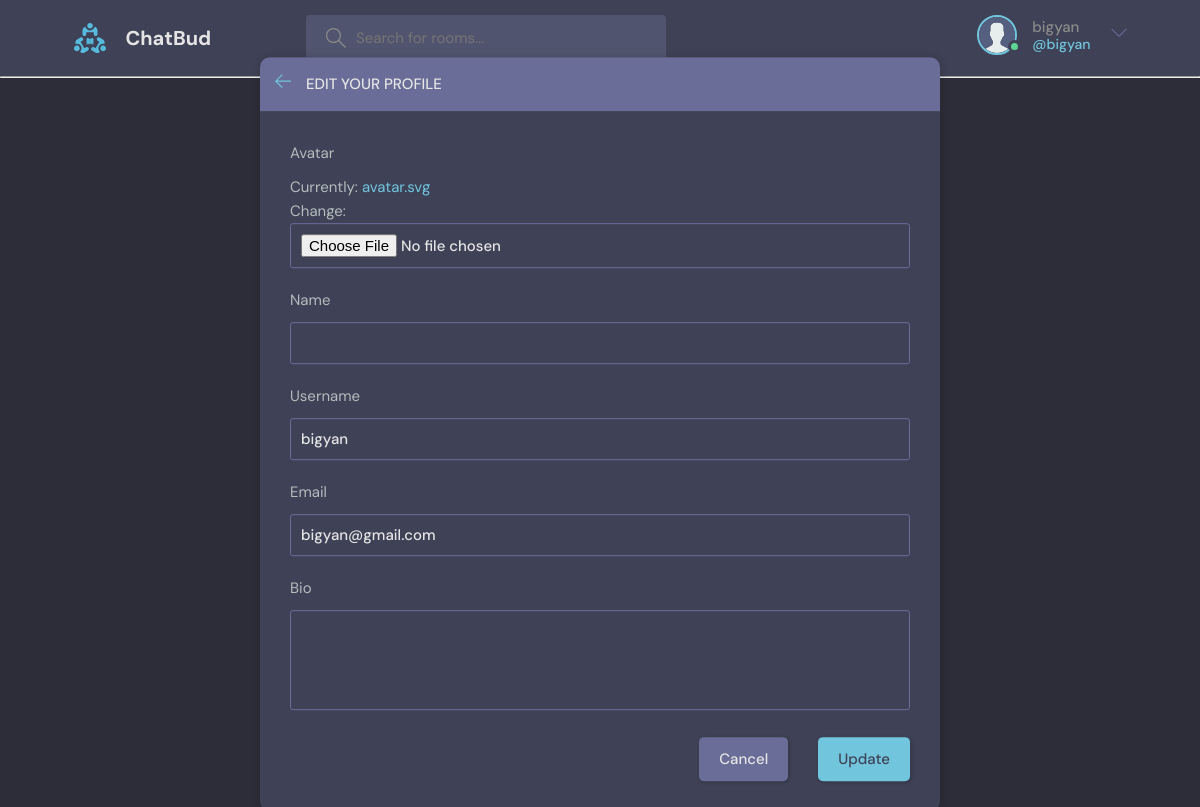
Before: /update-user/ (signed in) with the older database file.
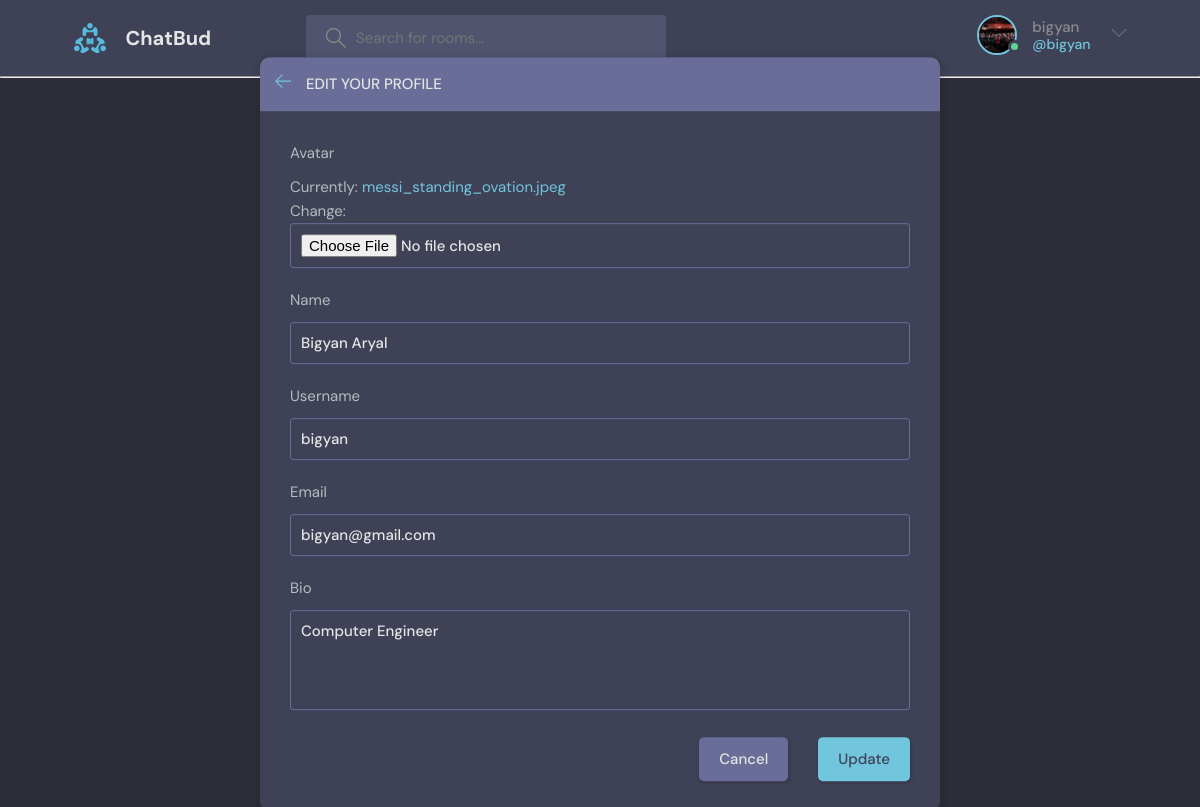
After: the same page with the newer database file.
### chatapp/models.py (models this page shows)
class User(AbstractUser):
    name = models.CharField(max_length=200,null=True)
    email = models.EmailField(unique=True,null=True)
    bio = models.TextField(null=True)
    avatar= models.ImageField(null=True, default="avatar.svg")
    USERNAME_FIELD= 'email'
    REQUIRED_FIELDS=[]

### chatapp/views.py (the view)
# urls.py: path('update-user/',views.updateUser,name='update-user'),
@login_required(login_url='login')
def updateUser(request):
    user = request.user
    form = UserForm(instance=user)
    if request.method == "POST":
        form = UserForm(request.POST,request.FILES,instance=user)
        if form.is_valid():
            form.save()
            return redirect('user-profile', pk=user.id)
    return render(request,'chatapp/update-user.html', {'form':form})

### chatapp/forms.py
class UserForm(ModelForm):
    class Meta:
        model = User
        fields = ['avatar','name','username','email','bio']

### chatapp/templates/chatapp/update-user.html (shortened to what this page needs)
{% extends 'main.html' %}
{% block content %}
<main class="update-account layout">
    <div class="container">
        <div class="layout__box">
            <div class="layout__boxHeader">
                <div class="layout__boxTitle">
                    <a href="{% url 'index' %}">
                        <svg version="1.1" xmlns="http://www.w3.org/2000/svg" width="32" height="32"
                            viewBox="0 0 32 32">
                            <title>arrow-left</title>
                            <path
                                d="M13.723 2.286l-13.723 13.714 13.719 13.714 1.616-1.611-10.96-10.96h27.625v-2.286h-27.625l10.965-10.965-1.616-1.607z">
                            </path>
                        </svg>
                    </a>
                    <h3>Edit your profile</h3>
                </div>
            </div>
            <div class="layout__body">
                <form class="form" action="" method="POST" enctype="multipart/form-data">
                      {% for field in form %}
                        <div class="form__group">
                            <label for="profile_pic">{{field.label}}</label>
                            {{field}}
                        </div>
                      {% endfor %}
                   <div class="form__action">
                        <a class="btn btn--dark" href="{% url 'index' %}">Cancel</a>
                        <button class="btn btn--main" type="submit">Update</button>
                    </div>
                </form>
            </div>
        </div>
    </div>
</main>
{% endblock %}

### templates/main.html (shortened to what this page needs)
<!DOCTYPE html>
{% load static %}
<html lang="en">
  <head>
    <link rel="stylesheet" href="{% static 'styles/style.css' %}" />
  </head>
  <body>
    <header class="header header--loggedIn">
      <div class="container">
        <a href="{% url 'index' %}" class="header__logo">
          <img src="{% static 'images/logo.svg' %}" />
          <h1>ChatBud</h1>
        </a>
        <form class="header__search" method="GET" action="{% url 'index' %}">
          <label>
            <input placeholder="Search for rooms..." name="q" />
          </label>
        </form>
        <nav class="header__menu">
        {% if request.user.is_authenticated %}
          <div class="header__user">
            <a href="{% url 'user-profile' user.id %}">
              <div class="avatar avatar--medium active">
                <img src="{{request.user.avatar.url}}" />
              </div>
              <p>{{ request.user.username }} <span>@{{request.user.username}}</span></p>
            </a>
            <button class="dropdown-button">
              <svg version="1.1" xmlns="http://www.w3.org/2000/svg" width="32" height="32" viewBox="0 0 32 32">
                <title>chevron-down</title>
                <path d="M16 21l-13-13h-3l16 16 16-16h-3l-13 13z"></path>
              </svg>
            </button>
          </div>
        {% else %}
          <a href="{% url 'login' %}">
            <img src="{% static 'images/avatar.svg' %}" />
            <p>Login</p>
          </a>
        {% endif %}
        </nav>
      </div>
    </header>
    <nav>
    {% block content %}
    {% endblock %}
  </body>
</html>

Changed rows visible on the page:
changed User "bigyan": user.avatar: picture added in place of a placeholder; name (not shown) → "Bigyan Aryal"; bio (not shown) → "Computer Engineer"
Other visible differences:
text no longer shown: "Currently: avatar.svg Change:"
text now shown: "Currently: messi_standing_ovation.jpeg Change:"
